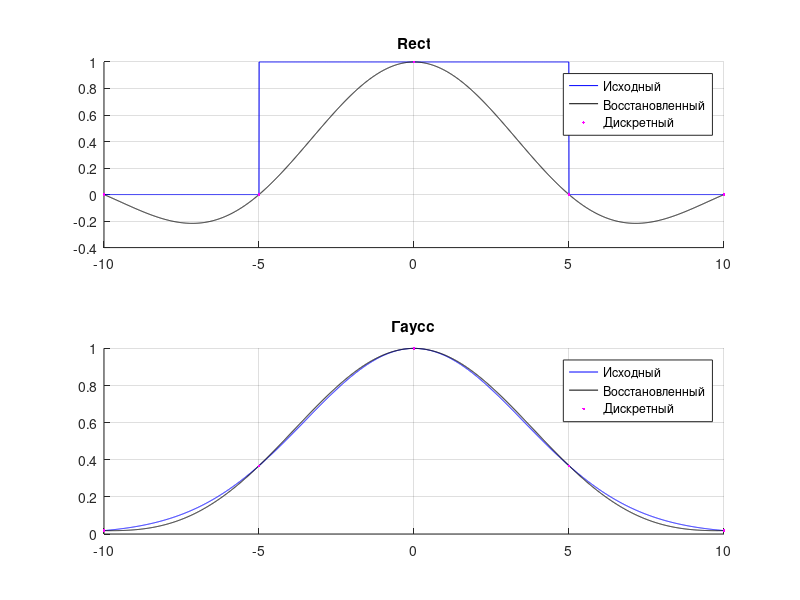

This chart was generated by the following MATLAB code:
% Задаем исходные параметры сигнала
% Для Гаусса
A = 1;
sigma = 5;
% Для rect
c = 5;

% Вводим параметры дискретизации
n = input('Input number of samples: ');
dt = input('Input sample step: ');
t_max = dt * (n - 1) / 2;

% Исходный сигнал
x = -t_max:0.005:t_max;

gauss_reference = A * exp(-(x/sigma).^2);

rect_reference = zeros(size(x));
rect_reference(abs(x) - c < 0) = 1;


% Дискретизация 
t = -t_max:dt:t_max; 

gauss_discrete = A * exp(-(t / sigma).^2);

rect_discrete = zeros(size(t));
rect_discrete(abs(t) - c < 0) = 1;

% Восстанавиваем сигнал 
gauss_restored = zeros(1, length(x));
rect_restored = zeros(1, length(x));
for i=1:length(x)
   for j = 1:n
       gauss_restored(i) = gauss_restored(i) + gauss_discrete(j) *  sin(pi*(x(i)-t(j))/dt)/(pi*(x(i)-t(j))/dt);
       rect_restored(i) = rect_restored(i) + rect_discrete(j) * sin(pi*(x(i)-t(j))/dt)/(pi*(x(i)-t(j))/dt);
   end
end

figure;
subplot(2,1,1);
title('Rect');
hold on;
grid on;
plot(x, rect_reference, 'b');
plot(x, rect_restored, 'k');
plot(t, rect_discrete, '.m');
legend('Исходный', 'Восстановленный', 'Дискретный');

subplot(2,1,2);
title('Гаусс');
hold on;
grid on;
plot(x, gauss_reference, 'b');
plot(x, gauss_restored, 'k');
plot(t, gauss_discrete, '.m');
legend('Исходный', 'Восстановленный', 'Дискретный');

print -dpng plot1.png;